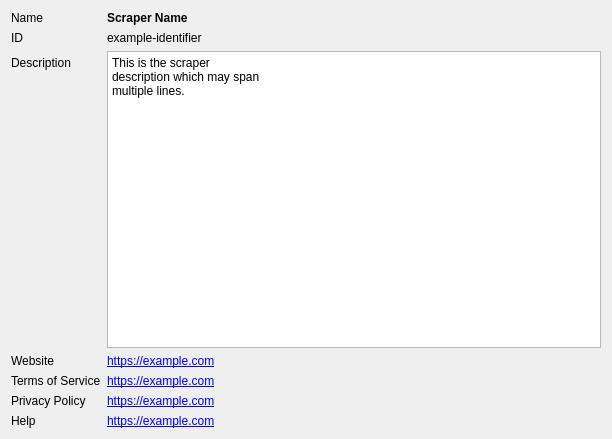
<?xml version="1.0" encoding="UTF-8"?>
<ui version="4.0">
 <class>ConcertScraperInfoWidget</class>
 <widget class="QWidget" name="ConcertScraperInfoWidget">
  <property name="geometry">
   <rect>
    <x>0</x>
    <y>0</y>
    <width>612</width>
    <height>439</height>
   </rect>
  </property>
  <layout class="QFormLayout" name="formLayout">
   <item row="0" column="0">
    <widget class="QLabel" name="lblName">
     <property name="text">
      <string>Name</string>
     </property>
    </widget>
   </item>
   <item row="0" column="1">
    <widget class="QLabel" name="txtName">
     <property name="font">
      <font>
       <bold>true</bold>
      </font>
     </property>
     <property name="text">
      <string notr="true">Scraper Name</string>
     </property>
    </widget>
   </item>
   <item row="1" column="0">
    <widget class="QLabel" name="lblId">
     <property name="text">
      <string>ID</string>
     </property>
    </widget>
   </item>
   <item row="1" column="1">
    <widget class="QLabel" name="txtId">
     <property name="toolTip">
      <string>Internal TV scraper ID. Used as key in MediaElch's settings.</string>
     </property>
     <property name="text">
      <string notr="true">example-identifier</string>
     </property>
    </widget>
   </item>
   <item row="2" column="0">
    <widget class="QLabel" name="lblDescription">
     <property name="text">
      <string>Description</string>
     </property>
    </widget>
   </item>
   <item row="2" column="1">
    <widget class="QPlainTextEdit" name="txtDescription">
     <property name="sizePolicy">
      <sizepolicy hsizetype="MinimumExpanding" vsizetype="MinimumExpanding">
       <horstretch>0</horstretch>
       <verstretch>0</verstretch>
      </sizepolicy>
     </property>
     <property name="minimumSize">
      <size>
       <width>180</width>
       <height>120</height>
      </size>
     </property>
     <property name="maximumSize">
      <size>
       <width>600</width>
       <height>360</height>
      </size>
     </property>
     <property name="tabChangesFocus">
      <bool>true</bool>
     </property>
     <property name="undoRedoEnabled">
      <bool>false</bool>
     </property>
     <property name="readOnly">
      <bool>true</bool>
     </property>
     <property name="plainText">
      <string notr="true">This is the scraper
description which may span
multiple lines.
</string>
     </property>
    </widget>
   </item>
   <item row="3" column="0">
    <widget class="QLabel" name="lblWebsite">
     <property name="text">
      <string>Website</string>
     </property>
     <property name="textFormat">
      <enum>Qt::PlainText</enum>
     </property>
    </widget>
   </item>
   <item row="3" column="1">
    <widget class="QLabel" name="txtWebsite">
     <property name="toolTip">
      <string>The scraper's main website.</string>
     </property>
     <property name="text">
      <string notr="true">&lt;a href=&quot;https://example.com&quot;&gt;https://example.com&lt;/a&gt;</string>
     </property>
     <property name="openExternalLinks">
      <bool>true</bool>
     </property>
    </widget>
   </item>
   <item row="4" column="0">
    <widget class="QLabel" name="lblTOS">
     <property name="text">
      <string>Terms of Service</string>
     </property>
    </widget>
   </item>
   <item row="4" column="1">
    <widget class="QLabel" name="txtTOS">
     <property name="toolTip">
      <string>Terms of service of the TV scraper.</string>
     </property>
     <property name="text">
      <string notr="true">&lt;a href=&quot;https://example.com&quot;&gt;https://example.com&lt;/a&gt;</string>
     </property>
     <property name="openExternalLinks">
      <bool>true</bool>
     </property>
    </widget>
   </item>
   <item row="5" column="0">
    <widget class="QLabel" name="lblPrivacyPolicy">
     <property name="text">
      <string>Privacy Policy</string>
     </property>
    </widget>
   </item>
   <item row="5" column="1">
    <widget class="QLabel" name="txtPrivacyPolicy">
     <property name="toolTip">
      <string>Privacy Policy of the scraper.</string>
     </property>
     <property name="text">
      <string notr="true">&lt;a href=&quot;https://example.com&quot;&gt;https://example.com&lt;/a&gt;</string>
     </property>
     <property name="openExternalLinks">
      <bool>true</bool>
     </property>
    </widget>
   </item>
   <item row="6" column="0">
    <widget class="QLabel" name="lblHelpUrl">
     <property name="text">
      <string>Help</string>
     </property>
    </widget>
   </item>
   <item row="6" column="1">
    <widget class="QLabel" name="txtHelp">
     <property name="toolTip">
      <string>Where to get help for the TV scraper.</string>
     </property>
     <property name="text">
      <string notr="true">&lt;a href=&quot;https://example.com&quot;&gt;https://example.com&lt;/a&gt;</string>
     </property>
     <property name="openExternalLinks">
      <bool>true</bool>
     </property>
    </widget>
   </item>
  </layout>
 </widget>
 <resources/>
 <connections/>
</ui>
